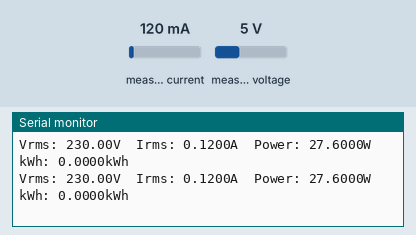
Recording of a sketch running on a simulated Arduino Uno, built with avr-gcc and run on an emulated ATmega328P. Parts: the last lines printed to the serial monitor. Inputs (shaded band) come from the test bench; at power-on: measured current 120 mA, measured voltage 5 V.

Above: at 1.2 s.
1.3 s: measured current set to 40 mA
At 1.58 s:
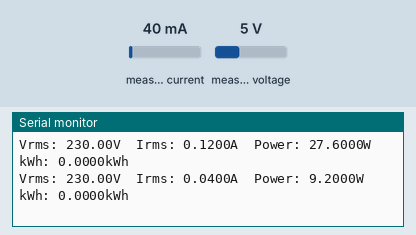
4.3 s: measured voltage set to 0.3 V
At 4.44 s:
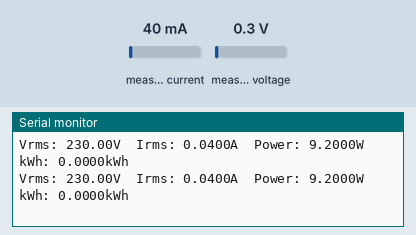
5.8 s: measured current set to 500 mA
At 5.87 s:
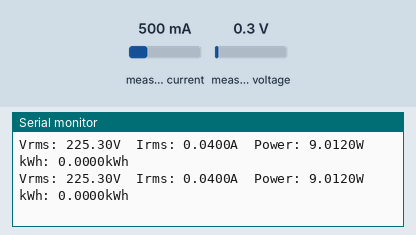
8.8 s: measured voltage set to 3.8 V
At 8.93 s:
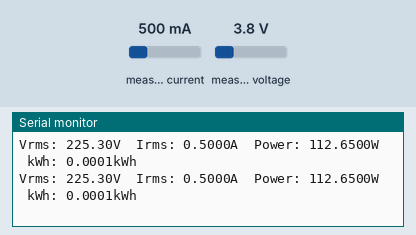
Timing chart, 0 to 11.8 s (numbered marks = the images above; inputs shaded):
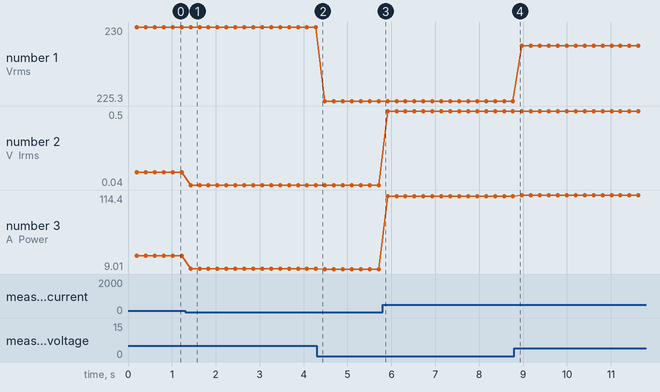

The sketch:

Medidor_V_y_I.ino
```cpp
#include "EmonLib.h"


EnergyMonitor emon;
#define vCalibration 106.8
#define currCalibration 0.52


float kWh = 0;

unsigned long lastmillis = millis();

void setup() {
  Serial.begin(9600);
  emon.voltage(38, vCalibration, 1.7); // Voltage: input pin, calibration, phase_shift
  emon.current(39, currCalibration); // Current: input pin, calibration.
}

void loop() {
    emon.calcVI(20, 2000);
    Serial.print("Vrms: ");
    Serial.print(emon.Vrms, 2);
    Serial.print("V");
    Serial.print("\tIrms: ");
    Serial.print(emon.Irms, 4);
    Serial.print("A");
    Serial.print("\tPower: ");
    Serial.print(emon.apparentPower, 4);
    Serial.print("W");
    Serial.print("\tkWh: ");
    kWh = kWh + emon.apparentPower*(millis()-lastmillis)/3600000000.0;
    Serial.print(kWh, 4);
    Serial.println("kWh");
    lastmillis = millis();
}
```

Measured:
- after the input at 1.3 s, the serial monitor: prints a new line after 0.13 s (image 1)
- plotted number 1: 230 → 225.3 after the input at 4.3 s, 225.3 → 228.8 after the input at 8.8 s
- plotted number 2: 0.12 → 0.04 after the input at 1.3 s, 0.04 → 0.5 after the input at 5.8 s
- plotted number 3: 27.6 → 9.2 after the input at 1.3 s, 9.2 → 9.01 after the input at 4.3 s, 9.01 → 112.65 after the input at 5.8 s, 112.65 → 114.4 after the input at 8.8 s
